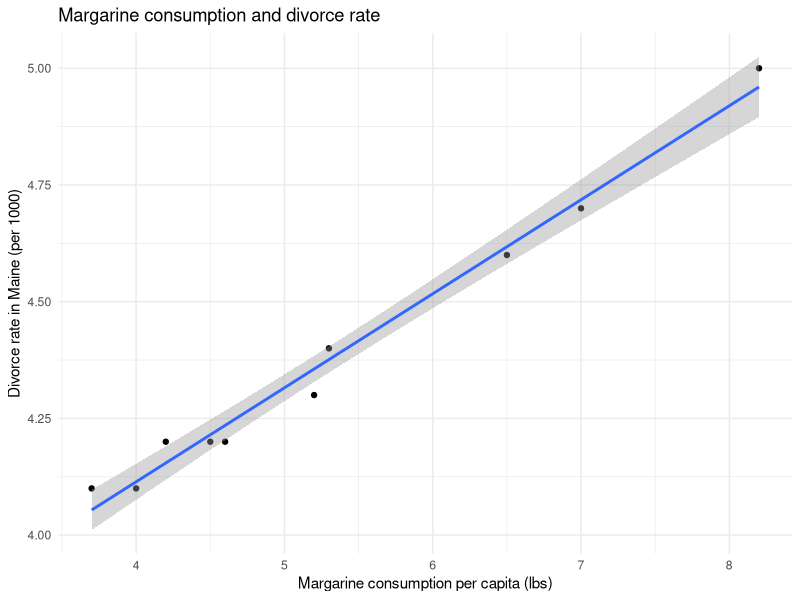
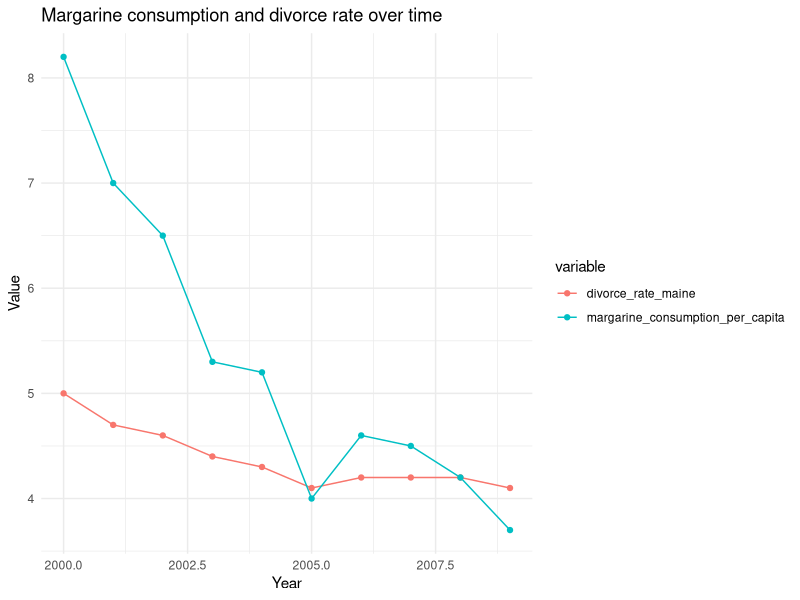
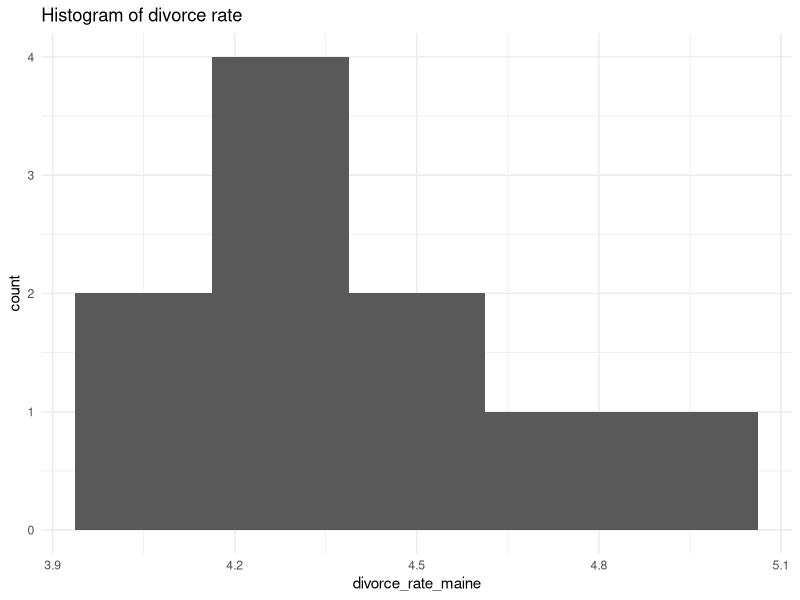
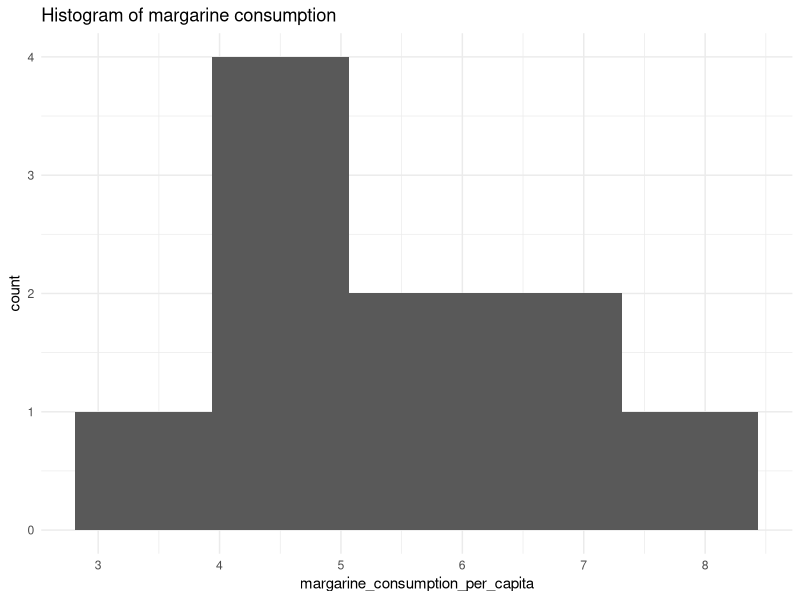
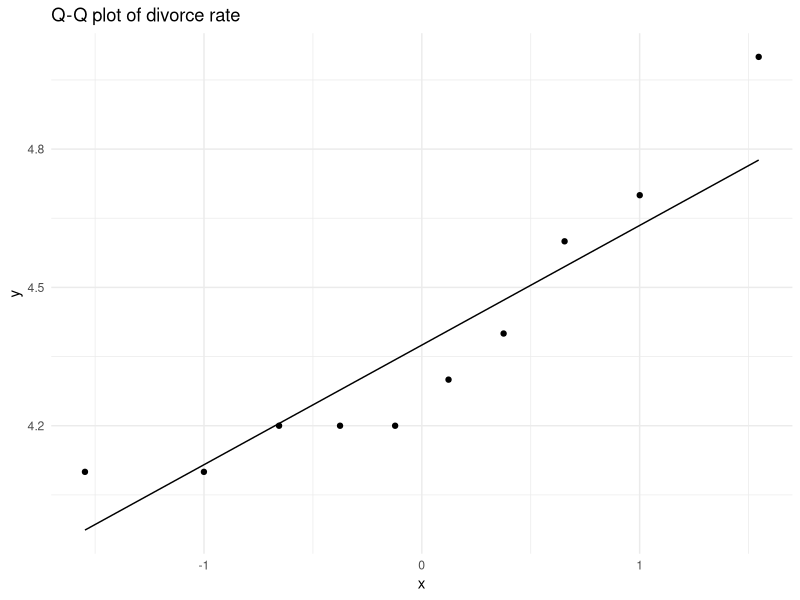
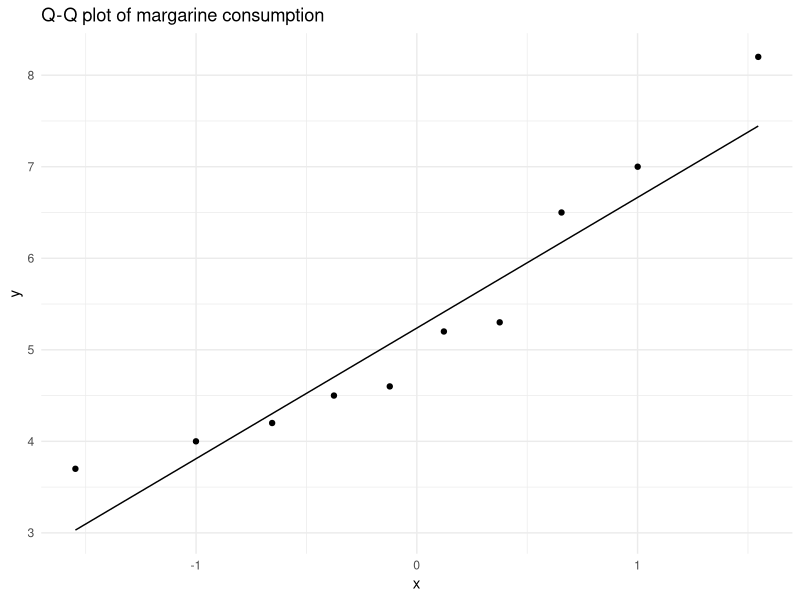
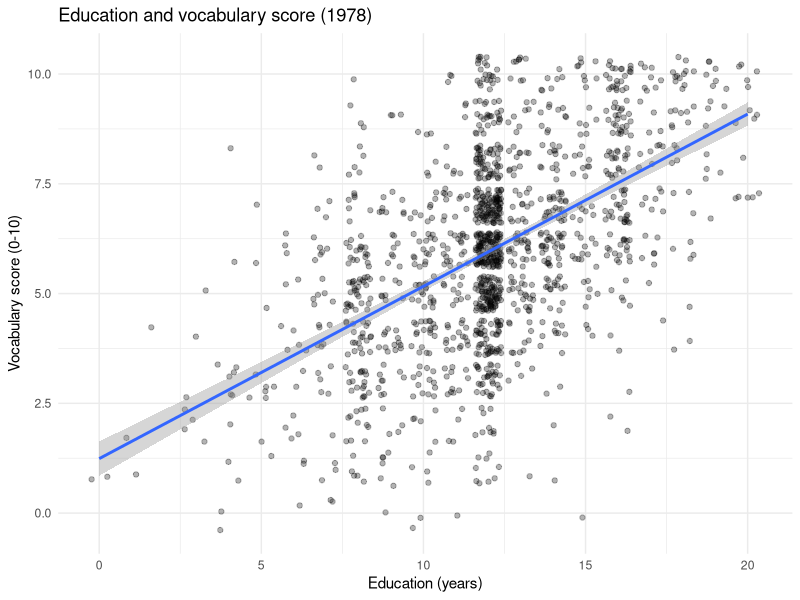
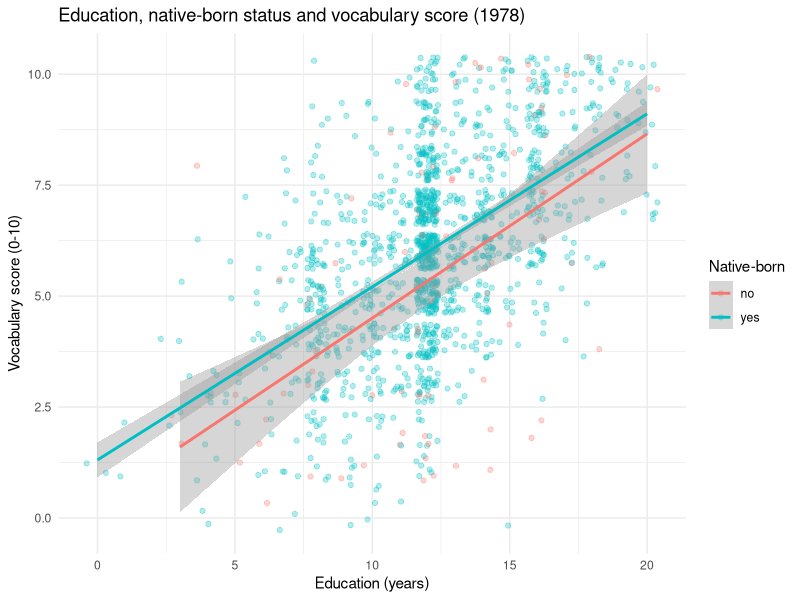

Write the R code that produced these figures, in order.
## ---- chunk 1
# Load packages
library(tidyverse)
library(dslabs)
library(car)
## ---- chunk 2
# Load the dataset
data(divorce_margarine)
divorce_margarine %>%
  head()

# Summary of each variable
divorce_margarine %>%
  summary()
## ---- chunk 3
# Scatterplot: margarine vs. divorce rate
divorce_margarine %>%
  ggplot(aes(x = margarine_consumption_per_capita, y = divorce_rate_maine)) +
  geom_point() +
  geom_smooth(method = "lm") +
  labs(
    title = "Margarine consumption and divorce rate",
    x = "Margarine consumption per capita (lbs)",
    y = "Divorce rate in Maine (per 1000)"
  ) +
  theme_minimal()
## ---- chunk 4
# Line plot: both variables over time
divorce_margarine %>%
  pivot_longer(
    cols = c(divorce_rate_maine, margarine_consumption_per_capita),
    names_to = "variable",
    values_to = "value"
  ) %>%
  ggplot(aes(x = year, y = value, color = variable)) +
  geom_line() +
  geom_point() +
  labs(
    title = "Margarine consumption and divorce rate over time",
    x = "Year",
    y = "Value"
  ) +
  theme_minimal()
## ---- chunk 5
# Histogram: divorce rate
divorce_margarine %>%
  ggplot(aes(x = divorce_rate_maine)) +
  geom_histogram(bins = 5) +
  labs(title = "Histogram of divorce rate") +
  theme_minimal()

# Histogram: margarine consumption
divorce_margarine %>%
  ggplot(aes(x = margarine_consumption_per_capita)) +
  geom_histogram(bins = 5) +
  labs(title = "Histogram of margarine consumption") +
  theme_minimal()
## ---- chunk 6
# Q-Q plot: divorce rate
divorce_margarine %>%
  ggplot(aes(sample = divorce_rate_maine)) +
  stat_qq() +
  stat_qq_line() +
  labs(title = "Q-Q plot of divorce rate") +
  theme_minimal()

# Q-Q plot: margarine consumption
divorce_margarine %>%
  ggplot(aes(sample = margarine_consumption_per_capita)) +
  stat_qq() +
  stat_qq_line() +
  labs(title = "Q-Q plot of margarine consumption") +
  theme_minimal()
## ---- chunk 7
# Shapiro-Wilk test: divorce rate
divorce_margarine %>%
  pull(divorce_rate_maine) %>%
  shapiro.test()

# margarine
divorce_margarine %>%
  pull(margarine_consumption_per_capita) %>%
  shapiro.test()
## ---- chunk 8
# Pearson's correlation test
divorce_margarine %>%
  cor.test(~ margarine_consumption_per_capita + divorce_rate_maine,
           data = .,
           method = "pearson")
## ---- chunk 9
# Load the dataset
data(GSSvocab)

# Keep only 1978 and remove missing values
vocab_1978 <- GSSvocab %>%
  filter(year == 1978) %>%
  drop_na(vocab, educ, nativeBorn)

vocab_1978 %>%
  head()

# Summary of each variable
vocab_1978 %>%
  select(vocab, educ, nativeBorn) %>%
  summary()

# Number of people in each native-born group
vocab_1978 %>%
  count(nativeBorn)
## ---- chunk 10
# Scatterplot: education vs. vocabulary
vocab_1978 %>%
  ggplot(aes(x = educ, y = vocab)) +
  geom_jitter(alpha = 0.3) +
  geom_smooth(method = "lm") +
  labs(
    title = "Education and vocabulary score (1978)",
    x = "Education (years)",
    y = "Vocabulary score (0-10)"
  ) +
  theme_minimal()
## ---- chunk 11
# Fit the regression model
model1 <- lm(vocab ~ educ, data = vocab_1978)

# Show the results
summary(model1)
## ---- chunk 12
# Scatterplot with a separate line for each native-born group
vocab_1978 %>%
  ggplot(aes(x = educ, y = vocab, color = nativeBorn)) +
  geom_jitter(alpha = 0.3) +
  geom_smooth(method = "lm") +
  labs(
    title = "Education, native-born status and vocabulary score (1978)",
    x = "Education (years)",
    y = "Vocabulary score (0-10)",
    color = "Native-born"
  ) +
  theme_minimal()
## ---- chunk 13
# Boxplot: vocabulary by native-born status
vocab_1978 %>%
  ggplot(aes(x = nativeBorn, y = vocab)) +
  geom_boxplot() +
  labs(
    title = "Vocabulary score by native-born status (1978)",
    x = "Native-born",
    y = "Vocabulary score (0-10)"
  ) +
  theme_minimal()
## ---- chunk 14
# Fit the regression model with two predictors
model2 <- lm(vocab ~ educ + nativeBorn, data = vocab_1978)

# Show the results
summary(model2)
## ---- chunk 15
# Fit the regression model with an interaction
model3 <- lm(vocab ~ educ * nativeBorn, data = vocab_1978)

# Show the results
summary(model3)
## ---- chunk 16
# Compare the three models with an F-test
anova(model1, model2, model3)
## ---- chunk 17
# R-squared and adjusted R-squared for each model
cat("R^2 for model 1 (educ):", round(summary(model1)$r.squared, 3), "\n")
cat("R^2 for model 2 (educ + nativeBorn):", round(summary(model2)$r.squared, 3), "\n")
cat("R^2 for model 3 (educ * nativeBorn):", round(summary(model3)$r.squared, 3), "\n")

cat("Adjusted R^2 for model 1 (educ):", round(summary(model1)$adj.r.squared, 3), "\n")
cat("Adjusted R^2 for model 2 (educ + nativeBorn):", round(summary(model2)$adj.r.squared, 3), "\n")
cat("Adjusted R^2 for model 3 (educ * nativeBorn):", round(summary(model3)$adj.r.squared, 3), "\n")
